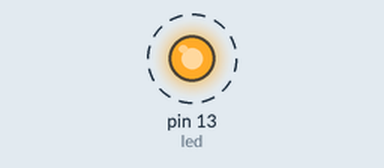
Simulated run of this sketch. Board: Arduino Uno, built with avr-gcc and run on an emulated ATmega328P. Parts: output pins drawn as LEDs (lit = HIGH). Dashed ring = blinking. What the sketch prints to the serial monitor is not drawn.

Above: at 0.3 s.
Timing chart, 0 to 3.0 s (numbered marks = the images above):
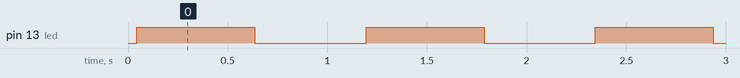

The sketch:

single_thread.ino
```cpp
int led = 13;
int i;
int j;
void setup() {
  // put your setup code here, to run once:
  pinMode(led, OUTPUT);
  Serial.begin(9600);
}

void loop() {
  // put your main code here, to run repeatedly:
  Serial.println("Its time to turn this LED light ON!");
  Serial.println("Okay I'm totally gonna turn it on now");
  Serial.println("Wait for it...");
  Serial.println("Wait for it...");
  digitalWrite(led , HIGH);
  Serial.println("Okay its on now");
  delay (500);
  Serial.println("Its time to turn this LED light OFF!");
  Serial.println("Okay I'm totally gonna turn it off now");
  Serial.println("Wait i'm afraid of the dark");
  Serial.println("Seriously it'll make me sad");
  digitalWrite(led , LOW);
  Serial.println("NOOOOOOOOO!");
  delay (500);
}
```

Measured:
- by itself, pin 13 (led): alternates HIGH for 0.59 s and LOW for 0.56 s
